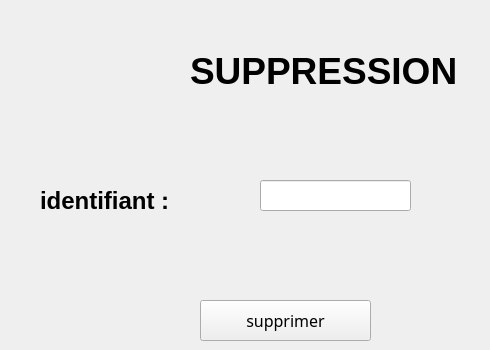
                 <widget class="QWidget" name="tab_7">
                  <attribute name="title">
                   <string>supprimer un employe</string>
                  </attribute>
                  <widget class="QLabel" name="label_11">
                   <property name="geometry">
                    <rect>
                     <x>190</x>
                     <y>50</y>
                     <width>291</width>
                     <height>41</height>
                    </rect>
                   </property>
                   <property name="font">
                    <font>
                     <family>MS Shell Dlg 2</family>
                     <pointsize>28</pointsize>
                     <bold>true</bold>
                    </font>
                   </property>
                   <property name="text">
                    <string>SUPPRESSION</string>
                   </property>
                  </widget>
                  <widget class="QLabel" name="label_15">
                   <property name="geometry">
                    <rect>
                     <x>40</x>
                     <y>190</y>
                     <width>151</width>
                     <height>21</height>
                    </rect>
                   </property>
                   <property name="font">
                    <font>
                     <pointsize>18</pointsize>
                     <bold>true</bold>
                    </font>
                   </property>
                   <property name="text">
                    <string>identifiant :</string>
                   </property>
                  </widget>
                  <widget class="QLineEdit" name="le_id_sup">
                   <property name="geometry">
                    <rect>
                     <x>260</x>
                     <y>180</y>
                     <width>151</width>
                     <height>31</height>
                    </rect>
                   </property>
                  </widget>
                  <widget class="QPushButton" name="pb_sup">
                   <property name="geometry">
                    <rect>
                     <x>200</x>
                     <y>300</y>
                     <width>171</width>
                     <height>41</height>
                    </rect>
                   </property>
                   <property name="font">
                    <font>
                     <family>Bell MT</family>
                     <pointsize>12</pointsize>
                     <italic>false</italic>
                     <bold>false</bold>
                    </font>
                   </property>
                   <property name="text">
                    <string>supprimer</string>
                   </property>
                  </widget>
                 </widget>
